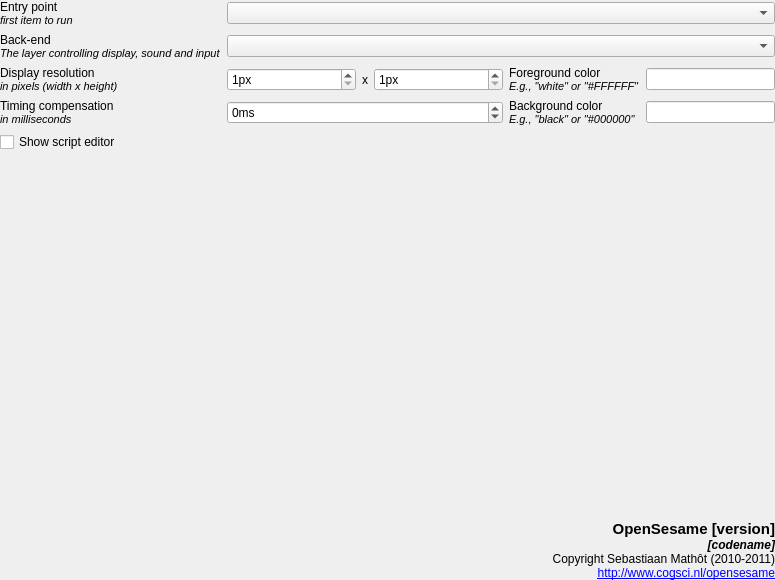
<?xml version="1.0" encoding="UTF-8"?>
<ui version="4.0">
 <class>Form</class>
 <widget class="QWidget" name="Form">
  <property name="geometry">
   <rect>
    <x>0</x>
    <y>0</y>
    <width>775</width>
    <height>580</height>
   </rect>
  </property>
  <property name="windowTitle">
   <string>Form</string>
  </property>
  <layout class="QVBoxLayout" name="verticalLayout">
   <property name="margin">
    <number>0</number>
   </property>
   <item>
    <widget class="QWidget" name="widget" native="true">
     <property name="sizePolicy">
      <sizepolicy hsizetype="Preferred" vsizetype="Fixed">
       <horstretch>0</horstretch>
       <verstretch>0</verstretch>
      </sizepolicy>
     </property>
     <layout class="QGridLayout" name="gridLayout">
      <property name="margin">
       <number>0</number>
      </property>
      <item row="0" column="0">
       <widget class="QLabel" name="label">
        <property name="text">
         <string>&lt;!DOCTYPE HTML PUBLIC &quot;-//W3C//DTD HTML 4.0//EN&quot; &quot;http://www.w3.org/TR/REC-html40/strict.dtd&quot;&gt;
&lt;html&gt;&lt;head&gt;&lt;meta name=&quot;qrichtext&quot; content=&quot;1&quot; /&gt;&lt;style type=&quot;text/css&quot;&gt;
p, li { white-space: pre-wrap; }
&lt;/style&gt;&lt;/head&gt;&lt;body style=&quot; font-family:'Ubuntu'; font-size:9pt; font-weight:400; font-style:normal;&quot;&gt;
&lt;p style=&quot; margin-top:0px; margin-bottom:0px; margin-left:0px; margin-right:0px; -qt-block-indent:0; text-indent:0px;&quot;&gt;Entry point&lt;/p&gt;
&lt;p style=&quot; margin-top:0px; margin-bottom:0px; margin-left:0px; margin-right:0px; -qt-block-indent:0; text-indent:0px;&quot;&gt;&lt;span style=&quot; font-size:8pt; font-style:italic;&quot;&gt;first item to run&lt;/span&gt;&lt;/p&gt;&lt;/body&gt;&lt;/html&gt;</string>
        </property>
       </widget>
      </item>
      <item row="0" column="1" colspan="5">
       <widget class="QComboBox" name="combobox_start">
        <property name="toolTip">
         <string>This is item (typically a sequence) is the starting point for your experiment.</string>
        </property>
       </widget>
      </item>
      <item row="2" column="0">
       <widget class="QLabel" name="label_2">
        <property name="text">
         <string>&lt;!DOCTYPE HTML PUBLIC &quot;-//W3C//DTD HTML 4.0//EN&quot; &quot;http://www.w3.org/TR/REC-html40/strict.dtd&quot;&gt;
&lt;html&gt;&lt;head&gt;&lt;meta name=&quot;qrichtext&quot; content=&quot;1&quot; /&gt;&lt;style type=&quot;text/css&quot;&gt;
p, li { white-space: pre-wrap; }
&lt;/style&gt;&lt;/head&gt;&lt;body style=&quot; font-family:'Ubuntu'; font-size:9pt; font-weight:400; font-style:normal;&quot;&gt;
&lt;p style=&quot; margin-top:0px; margin-bottom:0px; margin-left:0px; margin-right:0px; -qt-block-indent:0; text-indent:0px;&quot;&gt;Display resolution&lt;/p&gt;
&lt;p style=&quot; margin-top:0px; margin-bottom:0px; margin-left:0px; margin-right:0px; -qt-block-indent:0; text-indent:0px;&quot;&gt;&lt;span style=&quot; font-size:8pt; font-style:italic;&quot;&gt;in pixels (width x height)&lt;/span&gt;&lt;/p&gt;&lt;/body&gt;&lt;/html&gt;</string>
        </property>
       </widget>
      </item>
      <item row="2" column="1">
       <widget class="QSpinBox" name="spinbox_width">
        <property name="toolTip">
         <string>The display resolution (width) in pixels</string>
        </property>
        <property name="suffix">
         <string>px</string>
        </property>
        <property name="minimum">
         <number>1</number>
        </property>
        <property name="maximum">
         <number>10000</number>
        </property>
       </widget>
      </item>
      <item row="2" column="3">
       <widget class="QSpinBox" name="spinbox_height">
        <property name="toolTip">
         <string>The display resolution (height) in pixels</string>
        </property>
        <property name="suffix">
         <string>px</string>
        </property>
        <property name="minimum">
         <number>1</number>
        </property>
        <property name="maximum">
         <number>10000</number>
        </property>
       </widget>
      </item>
      <item row="2" column="2">
       <widget class="QLabel" name="label_3">
        <property name="sizePolicy">
         <sizepolicy hsizetype="Fixed" vsizetype="Preferred">
          <horstretch>0</horstretch>
          <verstretch>0</verstretch>
         </sizepolicy>
        </property>
        <property name="text">
         <string>x</string>
        </property>
       </widget>
      </item>
      <item row="3" column="0">
       <widget class="QLabel" name="label_6">
        <property name="text">
         <string>&lt;!DOCTYPE HTML PUBLIC &quot;-//W3C//DTD HTML 4.0//EN&quot; &quot;http://www.w3.org/TR/REC-html40/strict.dtd&quot;&gt;
&lt;html&gt;&lt;head&gt;&lt;meta name=&quot;qrichtext&quot; content=&quot;1&quot; /&gt;&lt;style type=&quot;text/css&quot;&gt;
p, li { white-space: pre-wrap; }
&lt;/style&gt;&lt;/head&gt;&lt;body style=&quot; font-family:'Ubuntu'; font-size:9pt; font-weight:400; font-style:normal;&quot;&gt;
&lt;p style=&quot; margin-top:0px; margin-bottom:0px; margin-left:0px; margin-right:0px; -qt-block-indent:0; text-indent:0px;&quot;&gt;Timing compensation&lt;/p&gt;
&lt;p style=&quot; margin-top:0px; margin-bottom:0px; margin-left:0px; margin-right:0px; -qt-block-indent:0; text-indent:0px;&quot;&gt;&lt;span style=&quot; font-size:8pt; font-style:italic;&quot;&gt;in milliseconds&lt;/span&gt;&lt;/p&gt;&lt;/body&gt;&lt;/html&gt;</string>
        </property>
       </widget>
      </item>
      <item row="3" column="1" colspan="3">
       <widget class="QSpinBox" name="spinbox_compensation">
        <property name="toolTip">
         <string>Automatic timing compensation. Positive values will decrease durations, negative values will increase durations (of sketchpads etc.)</string>
        </property>
        <property name="suffix">
         <string>ms</string>
        </property>
        <property name="minimum">
         <number>-100</number>
        </property>
        <property name="maximum">
         <number>100</number>
        </property>
       </widget>
      </item>
      <item row="3" column="4">
       <widget class="QLabel" name="label_5">
        <property name="text">
         <string>&lt;!DOCTYPE HTML PUBLIC &quot;-//W3C//DTD HTML 4.0//EN&quot; &quot;http://www.w3.org/TR/REC-html40/strict.dtd&quot;&gt;
&lt;html&gt;&lt;head&gt;&lt;meta name=&quot;qrichtext&quot; content=&quot;1&quot; /&gt;&lt;style type=&quot;text/css&quot;&gt;
p, li { white-space: pre-wrap; }
&lt;/style&gt;&lt;/head&gt;&lt;body style=&quot; font-family:'Ubuntu'; font-size:9pt; font-weight:400; font-style:normal;&quot;&gt;
&lt;p style=&quot; margin-top:0px; margin-bottom:0px; margin-left:0px; margin-right:0px; -qt-block-indent:0; text-indent:0px;&quot;&gt;Background color&lt;/p&gt;
&lt;p style=&quot; margin-top:0px; margin-bottom:0px; margin-left:0px; margin-right:0px; -qt-block-indent:0; text-indent:0px;&quot;&gt;&lt;span style=&quot; font-size:8pt; font-style:italic;&quot;&gt;E.g., &amp;quot;black&amp;quot; or &amp;quot;#000000&amp;quot;&lt;/span&gt;&lt;/p&gt;&lt;/body&gt;&lt;/html&gt;</string>
        </property>
       </widget>
      </item>
      <item row="3" column="5">
       <widget class="QLineEdit" name="edit_background">
        <property name="sizePolicy">
         <sizepolicy hsizetype="Preferred" vsizetype="Fixed">
          <horstretch>0</horstretch>
          <verstretch>0</verstretch>
         </sizepolicy>
        </property>
        <property name="toolTip">
         <string>Default background color</string>
        </property>
       </widget>
      </item>
      <item row="2" column="5">
       <widget class="QLineEdit" name="edit_foreground">
        <property name="sizePolicy">
         <sizepolicy hsizetype="Preferred" vsizetype="Fixed">
          <horstretch>0</horstretch>
          <verstretch>0</verstretch>
         </sizepolicy>
        </property>
        <property name="toolTip">
         <string>Default foreground color</string>
        </property>
       </widget>
      </item>
      <item row="2" column="4">
       <widget class="QLabel" name="label_4">
        <property name="text">
         <string>&lt;!DOCTYPE HTML PUBLIC &quot;-//W3C//DTD HTML 4.0//EN&quot; &quot;http://www.w3.org/TR/REC-html40/strict.dtd&quot;&gt;
&lt;html&gt;&lt;head&gt;&lt;meta name=&quot;qrichtext&quot; content=&quot;1&quot; /&gt;&lt;style type=&quot;text/css&quot;&gt;
p, li { white-space: pre-wrap; }
&lt;/style&gt;&lt;/head&gt;&lt;body style=&quot; font-family:'Ubuntu'; font-size:9pt; font-weight:400; font-style:normal;&quot;&gt;
&lt;p style=&quot; margin-top:0px; margin-bottom:0px; margin-left:0px; margin-right:0px; -qt-block-indent:0; text-indent:0px;&quot;&gt;Foreground color&lt;/p&gt;
&lt;p style=&quot; margin-top:0px; margin-bottom:0px; margin-left:0px; margin-right:0px; -qt-block-indent:0; text-indent:0px;&quot;&gt;&lt;span style=&quot; font-size:8pt; font-style:italic;&quot;&gt;E.g., &amp;quot;white&amp;quot; or &amp;quot;#FFFFFF&amp;quot;&lt;/span&gt;&lt;/p&gt;&lt;/body&gt;&lt;/html&gt;</string>
        </property>
       </widget>
      </item>
      <item row="1" column="0">
       <widget class="QLabel" name="label_8">
        <property name="text">
         <string>&lt;!DOCTYPE HTML PUBLIC &quot;-//W3C//DTD HTML 4.0//EN&quot; &quot;http://www.w3.org/TR/REC-html40/strict.dtd&quot;&gt;
&lt;html&gt;&lt;head&gt;&lt;meta name=&quot;qrichtext&quot; content=&quot;1&quot; /&gt;&lt;style type=&quot;text/css&quot;&gt;
p, li { white-space: pre-wrap; }
&lt;/style&gt;&lt;/head&gt;&lt;body style=&quot; font-family:'Ubuntu'; font-size:9pt; font-weight:400; font-style:normal;&quot;&gt;
&lt;p style=&quot; margin-top:0px; margin-bottom:0px; margin-left:0px; margin-right:0px; -qt-block-indent:0; text-indent:0px;&quot;&gt;Back-end&lt;/p&gt;
&lt;p style=&quot; margin-top:0px; margin-bottom:0px; margin-left:0px; margin-right:0px; -qt-block-indent:0; text-indent:0px;&quot;&gt;&lt;span style=&quot; font-size:8pt; font-style:italic;&quot;&gt;The layer controlling display, sound and input&lt;/span&gt;&lt;/p&gt;&lt;/body&gt;&lt;/html&gt;</string>
        </property>
       </widget>
      </item>
      <item row="1" column="1" colspan="5">
       <widget class="QComboBox" name="combobox_backend"/>
      </item>
     </layout>
    </widget>
   </item>
   <item>
    <widget class="QCheckBox" name="checkbox_show_script">
     <property name="toolTip">
      <string>Toggle the visibility of the script editor</string>
     </property>
     <property name="text">
      <string>Show script editor</string>
     </property>
    </widget>
   </item>
   <item>
    <widget class="QWidget" name="spacer" native="true">
     <property name="sizePolicy">
      <sizepolicy hsizetype="Preferred" vsizetype="Expanding">
       <horstretch>0</horstretch>
       <verstretch>0</verstretch>
      </sizepolicy>
     </property>
     <layout class="QVBoxLayout" name="verticalLayout_2">
      <property name="margin">
       <number>0</number>
      </property>
      <item>
       <widget class="QLabel" name="label_7">
        <property name="text">
         <string/>
        </property>
        <property name="pixmap">
         <pixmap>:/icons/opensesame_l.png</pixmap>
        </property>
        <property name="alignment">
         <set>Qt::AlignBottom|Qt::AlignRight|Qt::AlignTrailing</set>
        </property>
       </widget>
      </item>
      <item>
       <widget class="QLabel" name="label_opensesame">
        <property name="sizePolicy">
         <sizepolicy hsizetype="Preferred" vsizetype="Fixed">
          <horstretch>0</horstretch>
          <verstretch>0</verstretch>
         </sizepolicy>
        </property>
        <property name="text">
         <string>&lt;!DOCTYPE HTML PUBLIC &quot;-//W3C//DTD HTML 4.0//EN&quot; &quot;http://www.w3.org/TR/REC-html40/strict.dtd&quot;&gt;
&lt;html&gt;&lt;head&gt;&lt;meta name=&quot;qrichtext&quot; content=&quot;1&quot; /&gt;&lt;style type=&quot;text/css&quot;&gt;
p, li { white-space: pre-wrap; }
&lt;/style&gt;&lt;/head&gt;&lt;body style=&quot; font-family:'Ubuntu'; font-size:9pt; font-weight:400; font-style:normal;&quot;&gt;
&lt;p align=&quot;right&quot; style=&quot; margin-top:0px; margin-bottom:0px; margin-left:0px; margin-right:0px; -qt-block-indent:0; text-indent:0px;&quot;&gt;&lt;span style=&quot; font-size:11pt; font-weight:600;&quot;&gt;OpenSesame [version]&lt;/span&gt;&lt;/p&gt;
&lt;p align=&quot;right&quot; style=&quot; margin-top:0px; margin-bottom:0px; margin-left:0px; margin-right:0px; -qt-block-indent:0; text-indent:0px;&quot;&gt;&lt;span style=&quot; font-weight:600; font-style:italic;&quot;&gt;[codename]&lt;/span&gt;&lt;/p&gt;
&lt;p align=&quot;right&quot; style=&quot; margin-top:0px; margin-bottom:0px; margin-left:0px; margin-right:0px; -qt-block-indent:0; text-indent:0px;&quot;&gt;Copyright Sebastiaan Mathôt (2010-2011)&lt;/p&gt;
&lt;p align=&quot;right&quot; style=&quot; margin-top:0px; margin-bottom:0px; margin-left:0px; margin-right:0px; -qt-block-indent:0; text-indent:0px;&quot;&gt;&lt;a href=&quot;http://www.cogsci.nl/opensesame&quot;&gt;&lt;span style=&quot; text-decoration: underline; color:#0000ff;&quot;&gt;http://www.cogsci.nl/opensesame&lt;/span&gt;&lt;/a&gt;&lt;/p&gt;&lt;/body&gt;&lt;/html&gt;</string>
        </property>
        <property name="alignment">
         <set>Qt::AlignBottom|Qt::AlignRight|Qt::AlignTrailing</set>
        </property>
       </widget>
      </item>
     </layout>
    </widget>
   </item>
  </layout>
 </widget>
 <resources>
  <include location="icons.qrc"/>
 </resources>
 <connections/>
</ui>
